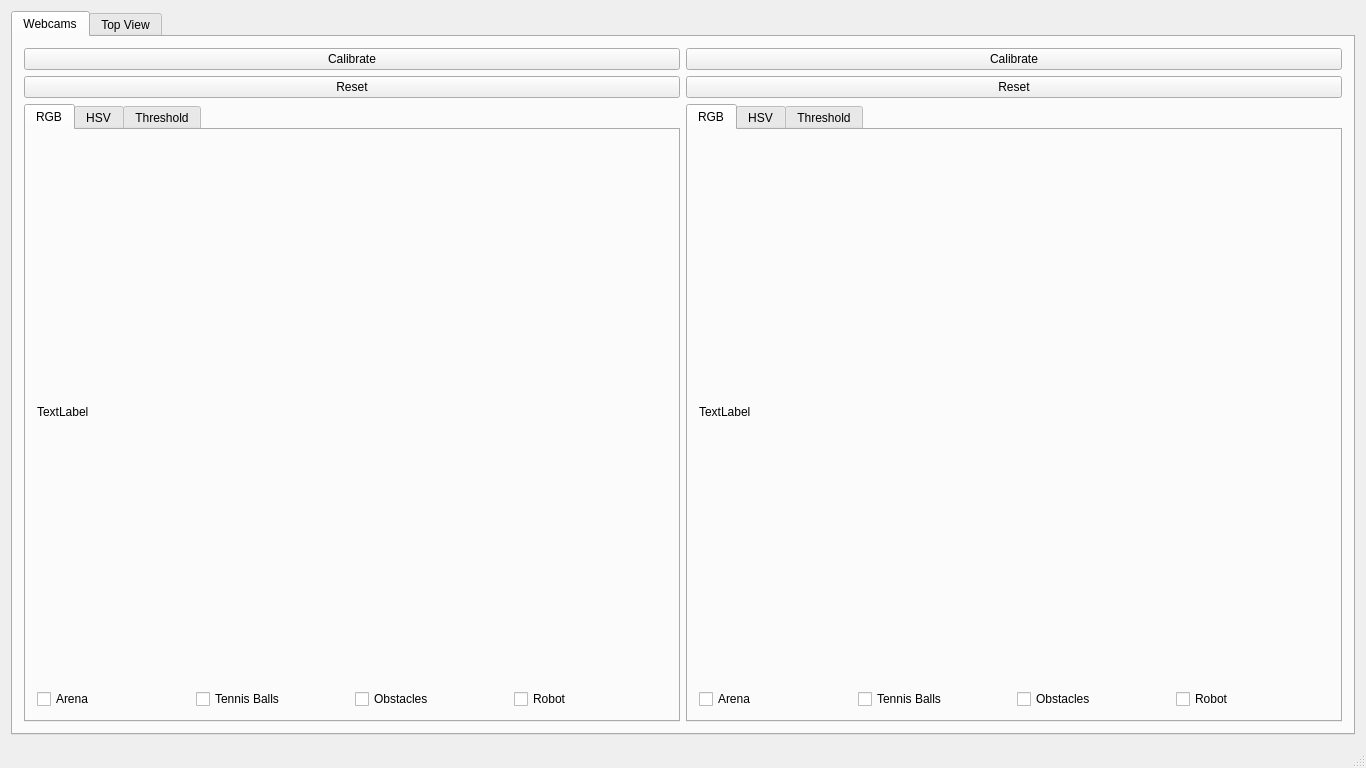
<?xml version="1.0" encoding="UTF-8"?>
<ui version="4.0">
 <class>GUIClass</class>
 <widget class="QMainWindow" name="GUIClass">
  <property name="geometry">
   <rect>
    <x>0</x>
    <y>0</y>
    <width>1366</width>
    <height>768</height>
   </rect>
  </property>
  <property name="windowTitle">
   <string>GUI</string>
  </property>
  <widget class="QWidget" name="centralWidget">
   <layout class="QGridLayout" name="gridLayout">
    <item row="0" column="0">
     <widget class="QTabWidget" name="mainTab">
      <property name="currentIndex">
       <number>0</number>
      </property>
      <widget class="QWidget" name="mainTab_Webcams">
       <attribute name="title">
        <string>Webcams</string>
       </attribute>
       <layout class="QGridLayout" name="gridLayout_2">
        <item row="2" column="0">
         <widget class="QTabWidget" name="leftTab">
          <property name="currentIndex">
           <number>0</number>
          </property>
          <widget class="QWidget" name="leftTab_RGB">
           <attribute name="title">
            <string>RGB</string>
           </attribute>
           <layout class="QGridLayout" name="gridLayout_3">
            <item row="0" column="0">
             <widget class="QLabel" name="leftRGB">
              <property name="text">
               <string>TextLabel</string>
              </property>
             </widget>
            </item>
            <item row="1" column="0">
             <layout class="QHBoxLayout" name="horizontalLayout_2">
              <item>
               <widget class="QCheckBox" name="leftArenaCheck">
                <property name="text">
                 <string>Arena</string>
                </property>
               </widget>
              </item>
              <item>
               <widget class="QCheckBox" name="leftBallsCheck">
                <property name="text">
                 <string>Tennis Balls</string>
                </property>
               </widget>
              </item>
              <item>
               <widget class="QCheckBox" name="leftObstaclesCheck">
                <property name="text">
                 <string>Obstacles</string>
                </property>
               </widget>
              </item>
              <item>
               <widget class="QCheckBox" name="leftRobotCheck">
                <property name="text">
                 <string>Robot</string>
                </property>
               </widget>
              </item>
             </layout>
            </item>
           </layout>
          </widget>
          <widget class="QWidget" name="leftTab_HSV">
           <attribute name="title">
            <string>HSV</string>
           </attribute>
           <layout class="QGridLayout" name="gridLayout_6">
            <item row="0" column="0">
             <widget class="QLabel" name="leftHSV">
              <property name="text">
               <string>TextLabel</string>
              </property>
             </widget>
            </item>
           </layout>
          </widget>
          <widget class="QWidget" name="leftTab_Threshold">
           <attribute name="title">
            <string>Threshold</string>
           </attribute>
           <layout class="QGridLayout" name="gridLayout_7">
            <item row="0" column="0">
             <widget class="QLabel" name="leftThreshold">
              <property name="text">
               <string>TextLabel</string>
              </property>
             </widget>
            </item>
            <item row="1" column="0">
             <layout class="QHBoxLayout" name="leftRadios">
              <item>
               <widget class="QRadioButton" name="leftArenaRadio">
                <property name="text">
                 <string>Arena</string>
                </property>
                <property name="checkable">
                 <bool>true</bool>
                </property>
                <property name="checked">
                 <bool>false</bool>
                </property>
               </widget>
              </item>
              <item>
               <widget class="QRadioButton" name="leftBallsRadio">
                <property name="text">
                 <string>Tennis Balls</string>
                </property>
               </widget>
              </item>
              <item>
               <widget class="QRadioButton" name="leftObstaclesRadio">
                <property name="text">
                 <string>Obstacles</string>
                </property>
               </widget>
              </item>
              <item>
               <widget class="QRadioButton" name="leftRobotRadio">
                <property name="text">
                 <string>Robot</string>
                </property>
               </widget>
              </item>
             </layout>
            </item>
           </layout>
          </widget>
         </widget>
        </item>
        <item row="2" column="1">
         <widget class="QTabWidget" name="leftTab_2">
          <property name="currentIndex">
           <number>0</number>
          </property>
          <widget class="QWidget" name="rightTab_RGB">
           <attribute name="title">
            <string>RGB</string>
           </attribute>
           <layout class="QGridLayout" name="gridLayout_4">
            <item row="0" column="0">
             <widget class="QLabel" name="rightRGB">
              <property name="text">
               <string>TextLabel</string>
              </property>
             </widget>
            </item>
            <item row="1" column="0">
             <layout class="QHBoxLayout" name="horizontalLayout_3">
              <item>
               <widget class="QCheckBox" name="rightArenaCheck">
                <property name="text">
                 <string>Arena</string>
                </property>
               </widget>
              </item>
              <item>
               <widget class="QCheckBox" name="rightBallsCheck">
                <property name="text">
                 <string>Tennis Balls</string>
                </property>
               </widget>
              </item>
              <item>
               <widget class="QCheckBox" name="rightObstaclesCheck">
                <property name="text">
                 <string>Obstacles</string>
                </property>
               </widget>
              </item>
              <item>
               <widget class="QCheckBox" name="rightRobotCheck">
                <property name="text">
                 <string>Robot</string>
                </property>
               </widget>
              </item>
             </layout>
            </item>
           </layout>
          </widget>
          <widget class="QWidget" name="rightTab_HSV">
           <attribute name="title">
            <string>HSV</string>
           </attribute>
           <layout class="QGridLayout" name="gridLayout_8">
            <item row="0" column="0">
             <widget class="QLabel" name="rightHSV">
              <property name="text">
               <string>TextLabel</string>
              </property>
             </widget>
            </item>
           </layout>
          </widget>
          <widget class="QWidget" name="rightTab_Threshold">
           <attribute name="title">
            <string>Threshold</string>
           </attribute>
           <layout class="QGridLayout" name="gridLayout_9">
            <item row="0" column="0">
             <widget class="QLabel" name="rightThreshold">
              <property name="text">
               <string>TextLabel</string>
              </property>
             </widget>
            </item>
           </layout>
          </widget>
         </widget>
        </item>
        <item row="0" column="1">
         <widget class="QPushButton" name="rightCalibrate">
          <property name="text">
           <string>Calibrate</string>
          </property>
         </widget>
        </item>
        <item row="0" column="0">
         <widget class="QPushButton" name="leftCalibrate">
          <property name="text">
           <string>Calibrate</string>
          </property>
         </widget>
        </item>
        <item row="1" column="0">
         <widget class="QPushButton" name="leftReset">
          <property name="text">
           <string>Reset</string>
          </property>
         </widget>
        </item>
        <item row="1" column="1">
         <widget class="QPushButton" name="rightReset">
          <property name="text">
           <string>Reset</string>
          </property>
         </widget>
        </item>
       </layout>
      </widget>
      <widget class="QWidget" name="mainTab_TopView">
       <attribute name="title">
        <string>Top View</string>
       </attribute>
       <layout class="QGridLayout" name="gridLayout_5">
        <item row="0" column="0">
         <widget class="QLabel" name="topView">
          <property name="text">
           <string>TextLabel</string>
          </property>
         </widget>
        </item>
        <item row="1" column="0">
         <layout class="QHBoxLayout" name="horizontalLayout">
          <item>
           <widget class="QCheckBox" name="checkBox">
            <property name="text">
             <string>Route</string>
            </property>
           </widget>
          </item>
         </layout>
        </item>
       </layout>
      </widget>
     </widget>
    </item>
   </layout>
  </widget>
  <widget class="QStatusBar" name="statusBar"/>
 </widget>
 <layoutdefault spacing="6" margin="11"/>
 <resources>
  <include location="gui.qrc"/>
 </resources>
 <connections/>
</ui>
